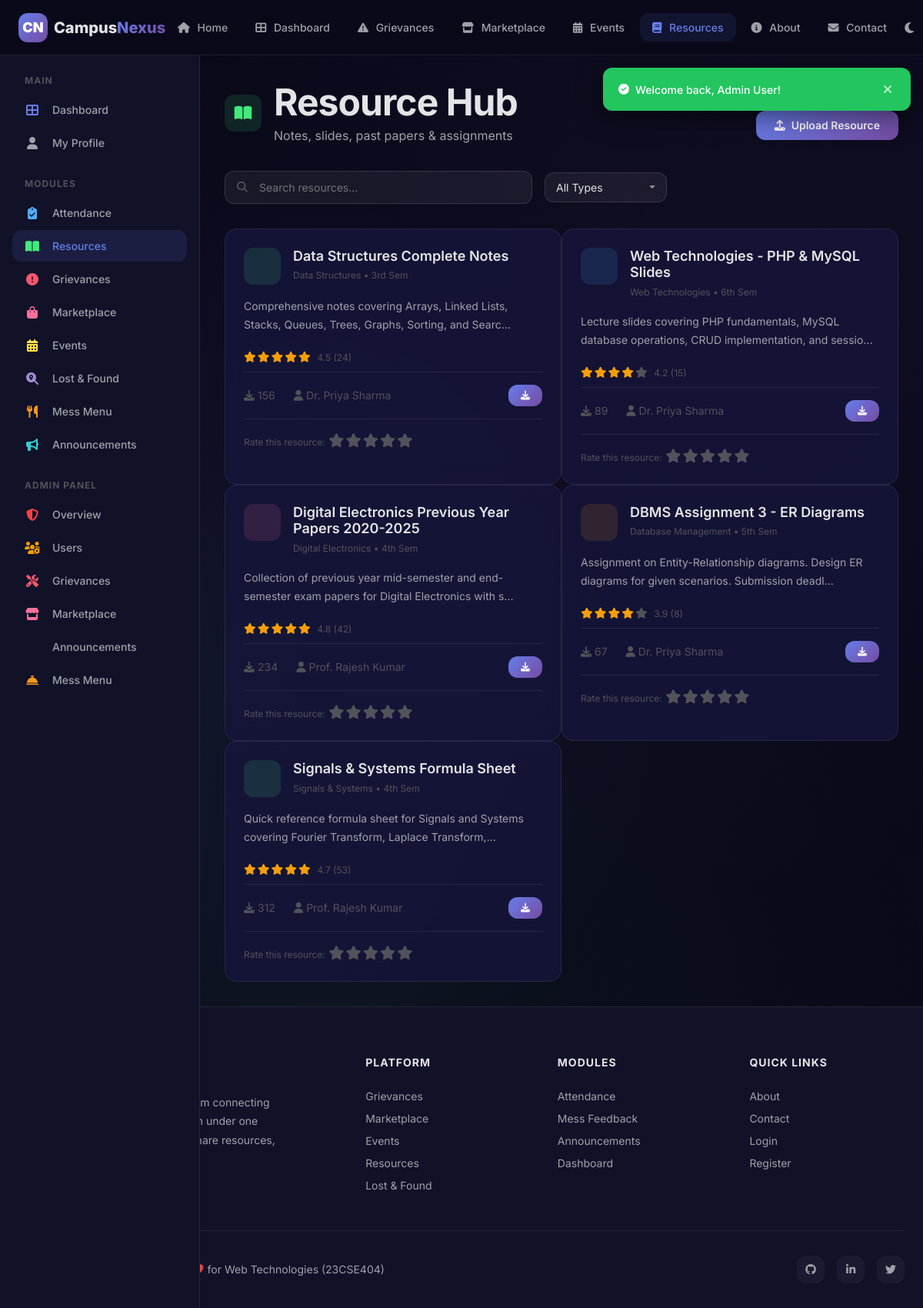
Page /modules/resources.php (signed in) on the committed database.
### tables this page shows
CREATE TABLE resources (
    id INT AUTO_INCREMENT PRIMARY KEY,
    uploaded_by INT NOT NULL,
    title VARCHAR(200) NOT NULL,
    description TEXT DEFAULT NULL,
    subject VARCHAR(150) NOT NULL,
    semester VARCHAR(20) DEFAULT NULL,
    type ENUM('notes', 'slides', 'paper', 'assignment', 'other') NOT NULL DEFAULT 'notes',
    file_path VARCHAR(255) NOT NULL,
    file_size INT DEFAULT 0,
    download_count INT NOT NULL DEFAULT 0,
    avg_rating DECIMAL(3,2) NOT NULL DEFAULT 0.00,
    rating_count INT NOT NULL DEFAULT 0,
    created_at DATETIME NOT NULL DEFAULT CURRENT_TIMESTAMP,
    FOREIGN KEY (uploaded_by) REFERENCES users(id) ON DELETE CASCADE,
    INDEX idx_subject (subject),
    INDEX idx_type (type)
);

CREATE TABLE users (
    id INT AUTO_INCREMENT PRIMARY KEY,
    name VARCHAR(100) NOT NULL,
    email VARCHAR(150) NOT NULL UNIQUE,
    password VARCHAR(255) NOT NULL,
    role ENUM('student', 'faculty', 'admin') NOT NULL DEFAULT 'student',
    department VARCHAR(100) DEFAULT 'General',
    avatar VARCHAR(255) DEFAULT NULL,
    bio TEXT DEFAULT NULL,
    is_active TINYINT(1) NOT NULL DEFAULT 1,
    remember_token VARCHAR(255) DEFAULT NULL,
    created_at DATETIME NOT NULL DEFAULT CURRENT_TIMESTAMP,
    last_login DATETIME DEFAULT NULL,
    INDEX idx_email (email),
    INDEX idx_role (role)
);

### includes/auth.php (called while the page is built, shortened)
<?php
function getCurrentUserRole() {
    return $_SESSION['user_role'] ?? null;
}
function isAdmin() {
    return getCurrentUserRole() === 'admin';
}
function isFaculty() {
    return getCurrentUserRole() === 'faculty';
}
function isFacultyOrAdmin() {
    return isFaculty() || isAdmin();
}
?>

### includes/functions.php (called while the page is built, shortened)
<?php
function truncateText($text, $length = 100) {
    return substr($text, 0, $length) . '...';
}
?>

### modules/resources.php (the view, shortened to what this page needs)
<?php
require_once __DIR__ . '/../includes/header.php';
$db = getDB();
$search = $_GET['search'] ?? '';
$where = "WHERE 1=1";
$params = [];
$stmt = $db->prepare("SELECT r.*, u.name as uploader_name, u.avatar FROM resources r JOIN users u ON r.uploaded_by=u.id $where ORDER BY r.created_at DESC");
$stmt->execute($params);
$resources = $stmt->fetchAll();
?>
<?php require_once __DIR__ . '/../includes/sidebar.php'; ?>
<div class="page-content with-sidebar">
    <div class="page-header-actions">
        <div>
            <div class="module-page-header">
                <div class="module-icon" style="background:rgba(67,233,123,0.12);color:var(--clr-resources);"><i class="fas fa-book-open"></i></div>
                <div><h1>Resource Hub</h1><p>Notes, slides, past papers & assignments</p></div>
            </div>
        </div>
        <?php if (isFacultyOrAdmin()): ?>
        <a href="resource_upload.php" class="btn btn-primary"><i class="fas fa-upload"></i> Upload Resource</a>
        <?php endif; ?>
    </div>
    <div class="filter-bar">
        <div class="search-bar">
            <i class="fas fa-search"></i>
            <input type="text" placeholder="Search resources..." value="<?= htmlspecialchars($search) ?>" onkeyup="if(event.key==='Enter')window.location='resources.php?search='+this.value">
        </div>
        <select onchange="window.location='resources.php?type='+this.value+'&search=<?= urlencode($search) ?>'">
            <option value="">All Types</option>
        </select>
    </div>
    <?php if (empty($resources)): ?>
    <div class="empty-state"><i class="fas fa-folder-open"></i><h3>No resources found</h3><p>Try adjusting your filters.</p></div>
    <?php else: ?>
    <div class="grid-auto">
        <?php foreach ($resources as $r): ?>
        <div class="card hover-lift">
            <div style="display:flex;gap:var(--space-md);align-items:flex-start;">
                <div class="resource-type-icon" style="background:<?php
                    $typeColors = ['notes'=>'rgba(67,233,123,0.12)','slides'=>'rgba(79,172,254,0.12)','paper'=>'rgba(250,112,154,0.12)','assignment'=>'rgba(245,158,11,0.12)','other'=>'rgba(161,140,209,0.12)'];
                    echo $typeColors[$r['type']] ?? 'var(--bg-glass)';
                ?>;color:<?php
                    $typeTextColors = ['notes'=>'var(--clr-resources)','slides'=>'var(--clr-attendance)','paper'=>'var(--clr-marketplace)','assignment'=>'var(--warning)','other'=>'var(--clr-lost-found)'];
                    echo $typeTextColors[$r['type']] ?? 'var(--text-muted)';
                ?>;">
                </div>
                <div style="flex:1;min-width:0;">
                    <h4 class="card-title" style="margin-bottom:4px;"><?= htmlspecialchars($r['title']) ?></h4>
                    <p style="font-size:var(--text-xs);color:var(--text-muted);"><?= htmlspecialchars($r['subject']) ?> • <?= $r['semester'] ?? 'N/A' ?></p>
                </div>
            </div>
            <?php if ($r['description']): ?>
            <p style="font-size:var(--text-sm);color:var(--text-secondary);margin:var(--space-md) 0;"><?= htmlspecialchars(truncateText($r['description'], 100)) ?></p>
            <?php endif; ?>
            <div style="margin:var(--space-sm) 0;">
                <div class="star-display">
                    <?php for ($i = 1; $i <= 5; $i++): ?>
                    <i class="fas fa-star <?= $i <= round($r['avg_rating']) ? 'filled' : '' ?>"></i>
                    <?php endfor; ?>
                </div>
                <span style="font-size:var(--text-xs);color:var(--text-muted);margin-left:4px;"><?= number_format($r['avg_rating'], 1) ?> (<?= $r['rating_count'] ?>)</span>
            </div>
            <div class="card-footer">
                <div class="resource-stats">
                    <span><i class="fas fa-download"></i> <?= $r['download_count'] ?></span>
                    <span><i class="fas fa-user"></i> <?= htmlspecialchars($r['uploader_name']) ?></span>
                </div>
                <a href="<?= SITE_URL ?>/<?= htmlspecialchars($r['file_path']) ?>" class="btn btn-primary btn-sm" download>
                    <i class="fas fa-download"></i>
                </a>
            </div>
            <div style="margin-top:var(--space-md);padding-top:var(--space-md);border-top:1px solid var(--border-glass);">
                <span style="font-size:var(--text-xs);color:var(--text-muted);">Rate this resource:</span>
                <div class="star-rating" id="rating-<?= $r['id'] ?>" style="direction:ltr;">
                    <?php for ($i = 1; $i <= 5; $i++): ?>
                    <i class="fas fa-star" data-rating="<?= $i ?>" onclick="rateResource(<?= $r['id'] ?>, <?= $i ?>)" style="cursor:pointer;"></i>
                    <?php endfor; ?>
                </div>
            </div>
        </div>
        <?php endforeach; ?>
    </div>
    <?php endif; ?>
</div>
<?php require_once __DIR__ . '/../includes/footer.php'; ?>

### css/style.css (style rules this page uses)
:root { --primary: #667EEA; --primary-dark: #5A67D8; --primary-light: #7C8CF0; --primary-start: #667EEA; --primary-end: #764BA2; --clr-attendance: #4FACFE; --clr-resources: #43E97B; --clr-grievances: #F5576C; --clr-marketplace: #FA709A; --clr-events: #FEE140; --clr-lost-found: #A18CD1; --clr-mess: #F7971E; --clr-announcements: #30CFD0; --bg-primary: #0A0A1A; --bg-secondary: #111128; --bg-tertiary: #16163a; --bg-card: rgba(22, 22, 58, 0.85); --bg-card-solid: #16163a; --bg-glass: rgba(255, 255, 255, 0.04); --bg-glass-hover: rgba(255, 255, 255, 0.08); --bg-input: rgba(255, 255, 255, 0.06); --bg-input-focus: rgba(255, 255, 255, 0.1); --border-glass: rgba(255, 255, 255, 0.08); --border-glass-hover: rgba(255, 255, 255, 0.15); --border-input: rgba(255, 255, 255, 0.12); --border-input-focus: var(--primary); --text-primary: #E4E4E7; --text-secondary: #A1A1AA; --text-muted: #52525B; --text-inverse: #0A0A1A; --success: #22C55E; --success-bg: rgba(34, 197, 94, 0.12); --warning: #F59E0B; --warning-bg: rgba(245, 158, 11, 0.12); --danger: #EF4444; --danger-bg: rgba(239, 68, 68, 0.12); --info: #3B82F6; --info-bg: rgba(59, 130, 246, 0.12); --space-2xs: 2px; --space-xs: 4px; --space-sm: 8px; --space-md: 16px; --space-lg: 24px; --space-xl: 32px; --space-2xl: 48px; --space-3xl: 64px; --space-4xl: 96px; --radius-xs: 4px; --radius-sm: 8px; --radius-md: 12px; --radius-lg: 16px; --radius-xl: 24px; --radius-full: 9999px; --shadow-sm: 0 2px 8px rgba(0, 0, 0, 0.3); --shadow-md: 0 4px 16px rgba(0, 0, 0, 0.4); --shadow-lg: 0 8px 32px rgba(0, 0, 0, 0.5); --shadow-xl: 0 16px 48px rgba(0, 0, 0, 0.6); --shadow-glow: 0 0 20px rgba(102, 126, 234, 0.3); --shadow-glow-lg: 0 0 40px rgba(102, 126, 234, 0.4); --font-sans: 'Inter', -apple-system, BlinkMacSystemFont, 'Segoe UI', Roboto, sans-serif; --font-mono: 'JetBrains Mono', 'Fira Code', monospace; --text-xs: 0.75rem; --text-sm: 0.875rem; --text-base: 1rem; --text-lg: 1.125rem; --text-xl: 1.25rem; --text-2xl: 1.5rem; --text-3xl: 1.875rem; --text-4xl: 2.25rem; --text-5xl: 3rem; --text-6xl: 3.75rem; --leading-tight: 1.2; --leading-normal: 1.5; --leading-relaxed: 1.75; --transition-fast: 0.15s ease; --transition-base: 0.3s ease; --transition-slow: 0.5s ease; --transition-spring: 0.4s cubic-bezier(0.175, 0.885, 0.32, 1.275); --z-dropdown: 100; --z-sticky: 200; --z-fixed: 300; --z-overlay: 400; --z-modal: 500; --z-toast: 600; --navbar-height: 72px; --sidebar-width: 260px; --container-max: 1280px; --container-sm: 640px; --container-md: 768px; --container-lg: 1024px; }
*, *::before, *::after { margin: 0; padding: 0; box-sizing: border-box; }
html { scroll-behavior: smooth; font-size: 16px; -webkit-text-size-adjust: 100%; }
body { font-family: var(--font-sans); font-size: var(--text-base); line-height: var(--leading-normal); color: var(--text-primary); background-color: var(--bg-primary); min-height: 100vh; -webkit-font-smoothing: antialiased; -moz-osx-font-smoothing: grayscale; overflow-x: hidden; }
body::before { content: ''; position: fixed; top: 0; left: 0; width: 100%; height: 100%; background: radial-gradient(circle at 20% 50%, rgba(102, 126, 234, 0.08) 0%, transparent 50%), radial-gradient(circle at 80% 20%, rgba(118, 75, 162, 0.06) 0%, transparent 50%), radial-gradient(circle at 40% 80%, rgba(67, 233, 123, 0.04) 0%, transparent 50%); pointer-events: none; z-index: -1; }
a { color: var(--primary); text-decoration: none; transition: color var(--transition-fast); }
input, textarea, select { font-family: inherit; font-size: inherit; color: inherit; outline: none; }
h1, h2, h3, h4, h5, h6 { font-weight: 700; line-height: var(--leading-tight); color: var(--text-primary); }
h1 { font-size: var(--text-5xl); letter-spacing: -0.02em; }
h4 { font-size: var(--text-xl); }
p { color: var(--text-secondary); line-height: var(--leading-relaxed); }

### css/layout.css (style rules this page uses)
.page-content { flex: 1; padding: var(--space-xl); min-width: 0; padding-top: calc(var(--navbar-height) + var(--space-xl)); }
.page-content.with-sidebar { margin-left: var(--sidebar-width); }
.page-header-actions { display: flex; justify-content: space-between; align-items: center; flex-wrap: wrap; gap: var(--space-md); }

### css/animations.css (style rules this page uses)
.hover-lift { transition: transform var(--transition-base), box-shadow var(--transition-base); }

### rows in the picture
resources: title "Data Structures Complete Notes", subject "Data Structures", semester "3rd Sem", description "Comprehensive notes covering Arrays, Linked Lists, Stacks, Queues, Trees, Graphs, Sorting, and Searc...", avg_rating "4.5", rating_count "24", download_count "156", uploaded_by.name "Dr. Priya Sharma"
resources: title "Web Technologies - PHP & MySQL Slides", subject "Web Technologies", semester "6th Sem", description "Lecture slides covering PHP fundamentals, MySQL database operations, CRUD implementation, and sessio...", avg_rating "4.2", rating_count "15", download_count "89", uploaded_by.name "Dr. Priya Sharma"
resources: title "Digital Electronics Previous Year Papers 2020-2025", subject "Digital Electronics", semester "4th Sem", description "Collection of previous year mid-semester and end-semester exam papers for Digital Electronics with s...", avg_rating "4.8", rating_count "42", download_count "234", uploaded_by.name "Prof. Rajesh Kumar"
resources: title "DBMS Assignment 3 - ER Diagrams", subject "Database Management", semester "5th Sem", description "Assignment on Entity-Relationship diagrams. Design ER diagrams for given scenarios. Submission deadl...", avg_rating "3.9", rating_count "8", download_count "67", uploaded_by.name "Dr. Priya Sharma"
resources: title "Signals & Systems Formula Sheet", subject "Signals & Systems", semester "4th Sem", description "Quick reference formula sheet for Signals and Systems covering Fourier Transform, Laplace Transform,...", avg_rating "4.7", rating_count "53", download_count "312", uploaded_by.name "Prof. Rajesh Kumar"

### other values in the picture
$message "Welcome back, Admin User!"
